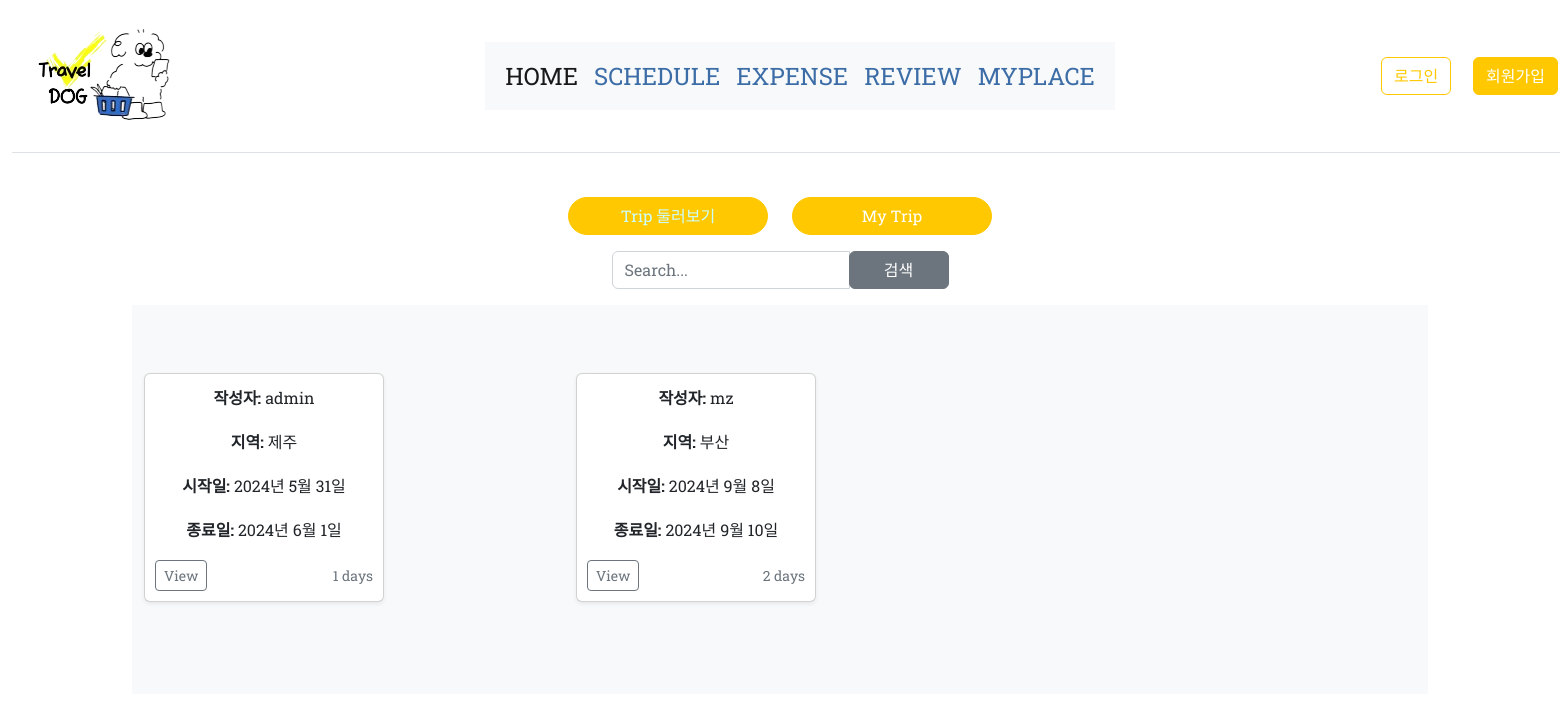
Before: /review/index/ with the older database file.
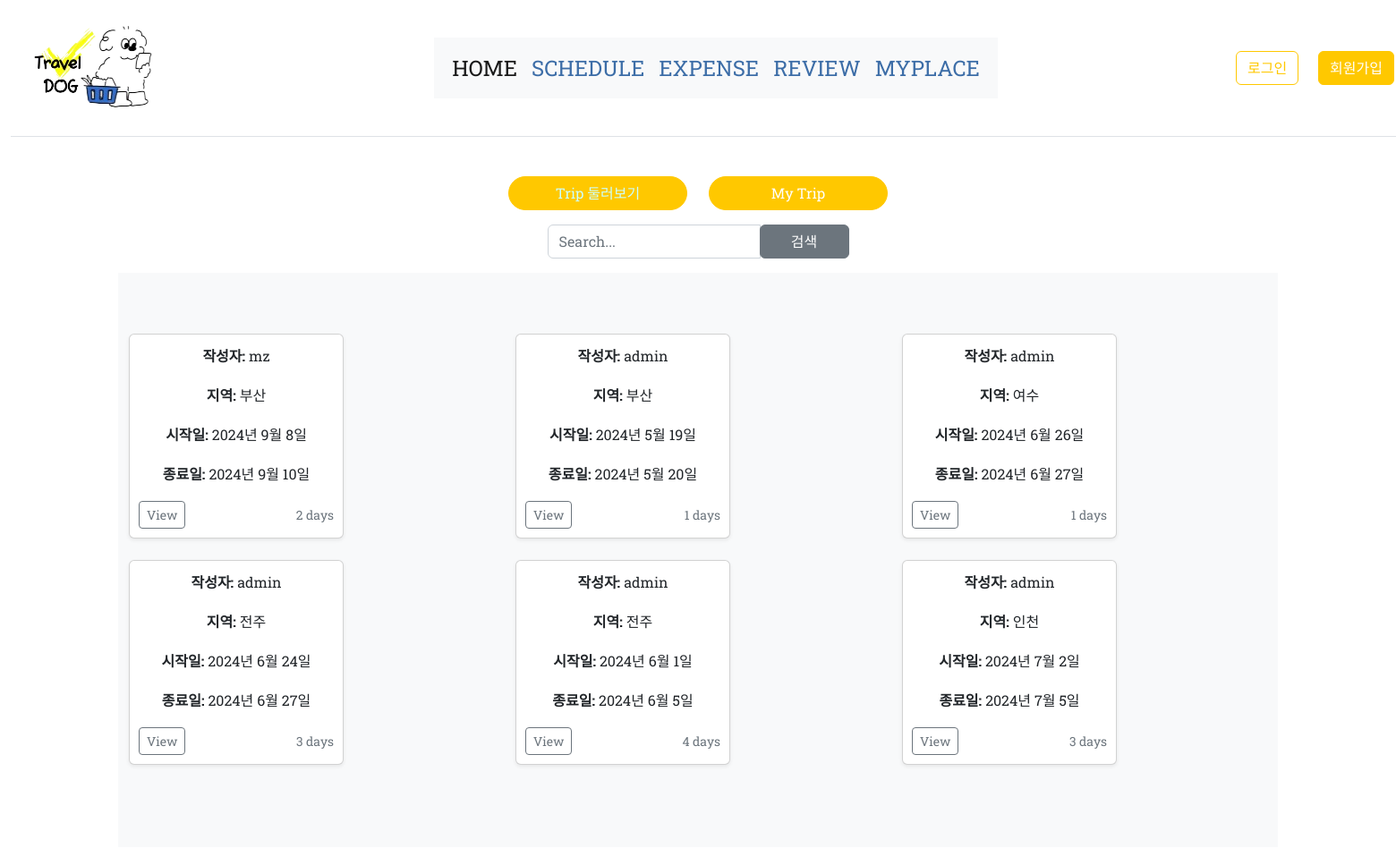
After: the same page with the newer database file.
### trips/models.py (models this page shows, shortened)
class Trip(models.Model):
    user = models.ForeignKey(User, on_delete=models.CASCADE)
    region = models.ForeignKey(Region, on_delete=models.CASCADE)
    start_date = models.DateField()
    end_date = models.DateField()
    def duration(self):
        return (self.end_date - self.start_date).days

class Region(models.Model):
    name = models.CharField(max_length=100)
    image = models.FileField(upload_to='symbol/', blank=True, null=True)
    def __str__(self):
        return self.name

### review/views.py (the view)
# urls.py: path("", views.index),
def index(request):
    userId = request.user.id
    query = request.GET.get('topic', '')
    print('쿼리:', query)
    trips = Trip.objects.all()
    imageList = {}  # {trip1: [imgurl1, imgurl2, ...], trip2: [imgurl1, imgurl2, ...], ...}
    for trip in trips:
        tripDetails = TripDetail.objects.filter(trip_id=trip.id)
        for detail in tripDetails:
            try:
                imgs = []
                border = Border.objects.get(trip_detail=detail)
                images = BorderImage.objects.filter(border_id=border.id)
                for img in images:
                    imgs.append(img.image.url)
                imageList[trip.id] = imgs
            except:
                imageList[trip.id] = []
    if query:
        tripdetails = TripDetail.objects.filter(context__icontains=f'#{query}')
        detailList = {}  # {tripId: [details]}
        for d in tripdetails:
            if d.trip.id not in detailList:
                detailList[d.trip.id] = []
            detailList[d.trip.id].append(d)
        content = {
            'detailList': detailList,
            'userId': userId,
            'topic': query,
            'imageList': imageList,
        }
        return render(request, 'review/index.html', content)
    else:
        content = {
            'trips': trips,
            'userId': userId,
            'imageList': imageList,
        }
        return render(request, 'review/index.html', content)

### template/review/index.html (shortened to what this page needs)
{% extends 'index.html' %}
{% load humanize %}
{% block content %}
<div>
    <form method="get">
        <div class="row mb-3 justify-content-center">
            <div class="col-auto">
                <button class="btn btn-primary rounded-pill px-3" type="button" style="width: 200px; color: rgb(204, 255, 255);"
                onclick="location.href='/review/index/'">Trip 둘러보기</button>
            </div>
            <div class="col-auto">
                <button class="btn btn-warning rounded-pill px-3" type="button" style="width: 200px;"
                onclick="location.href='/review/detail/{{userId}}/'">My Trip</button>
            </div>
        </div>
        <div class="row mb-3 justify-content-center">
            <div class="col-auto">
                <div class="input-group">
                    <input type="text" name="topic" class="form-control search-input" placeholder="Search...">
                    <div class="input-group-append">
                        <button type="submit" class="btn btn-secondary" style="width: 100px;">검색</button>
                    </div>
                </div>
            </div>
        </div>
    </form>
    {% if topic %}
    <div class="album py-5 bg-light">
        <div class="container">
            <div class="row">
                {% for tId, details in detailList.items %}
                {% for detail in details %}
                <div class="col-md-4">
                    <div class="card mb-4 shadow-sm" style="width: 15rem; height: auto;">
                        {% if tId in imageList %}
                        {% for tripId, image in imageList.items %}
                            {% for img in image %}
                                {% if tId == tripId and forloop.first %}
                                <img src="{{ img }}" class="card-img-top" style="width: 100%; height: 150px; object-fit: cover;" alt="{{ detail.destination.name }}">
                                {% endif %}
                            {% endfor %}
                        {% endfor %}
                        {% endif %}
                        <div class="card-body" style="padding: 10px;">
                            <p class="card-text"><strong>장소:</strong> {{ detail.destination.name }}</p>
                            <p class="card-text"><strong>비용:</strong> {{ detail.expense|floatformat:0|intcomma }}</p>
                            <p class="card-text"><strong>내용:</strong> {{ detail.context }}</p>
                            <div class="d-flex justify-content-between align-items-center">
                                <div class="btn-group">
                                    <button type="button" class="btn btn-sm btn-outline-secondary"
                                    onclick="location.href='/review/tripDetail/{{tId}}/'">View</button>
                                </div>
                            </div>
                        </div>
                    </div>
                </div>
                {% endfor %}
                {% endfor %}
            </div>
        </div>
    </div>
    {% elif trips %}
    <div class="album py-5 bg-light">
        <div class="container">
            <div class="row">
                {% for trip in trips %}
                <div class="col-md-4">
                    <div class="card mb-4 shadow-sm" style="width: 15rem; height: auto;">
                        <div class="card-body" style="padding: 10px;">
                            <p class="card-text"><strong>작성자:</strong> {{ trip.user }}</p>
                            <p class="card-text"><strong>지역:</strong> {{ trip.region }}</p>
                            <p class="card-text"><strong>시작일:</strong> {{ trip.start_date }}</p>
                            <p class="card-text"><strong>종료일:</strong> {{ trip.end_date }}</p>
                            <div class="d-flex justify-content-between align-items-center">
                                <div class="btn-group">
                                    <button type="button" class="btn btn-sm btn-outline-secondary"
                                    onclick="location.href='/review/tripDetail/{{trip.id}}/'">View</button>
                                </div>
                                <small class="text-muted">{{ trip.duration }} days</small>
                            </div>
                        </div>
                    </div>
                </div>
                {% endfor %}
            </div>
        </div>
    </div>
    {% else %}
    <p class="text-center">게시물이 없습니다.</p>
    {% endif %}
</div>
{% endblock %}

### template/index.html (shortened to what this page needs)
<!DOCTYPE html>
<html lang="en">
<head>
  <link rel="stylesheet" href="https://cdn.jsdelivr.net/npm/bootstrap@5.3.3/dist/css/bootstrap.min.css">
  {% load static %}
  <link rel="stylesheet" type="text/css" href="{% static 'css/styles.css' %}">
</head>
<body>
<div class="container-fluid" style="width: 100rem; height: auto;">
    <header class="d-flex flex-wrap align-items-center justify-content-between py-3 mb-4 border-bottom">
      <div class="col-md-3 mb-2 mb-md-0 header-logo">
        <a href="/" class="d-inline-flex link-body-emphasis text-decoration-none">
          <img src="/static/강아지-로고_최종.png" alt="로고">
        </a>
      </div>
      <nav class="navbar navbar-expand-lg navbar-light bg-light">
        <div class="container-fluid">
          <div class="collapse navbar-collapse" id="navbarResponsive">
            <ul class="navbar-nav ms-auto text-uppercase py-4 py-lg-0" style="font-size: 1.5rem;">
              <li class="nav-item"><a class="nav-link active" href="/home/">HoME</a></li>
              <li class="nav-item"><a class="nav-link" href="/trips/index/">SCHEDULE</a></li>
              <li class="nav-item"><a class="nav-link" href="/expense/">EXPENSE</a></li>
              <li class="nav-item"><a class="nav-link" href="/review/index/">REVIEW</a></li>
              <li class="nav-item"><a class="nav-link" href="/myplace/">MYPLACE</a></li>
            </ul>
          </div>
        </div>
      </nav>
      <div class="col-md-3 text-end header-buttons">
        {% if not user.is_active %}
        <button type="button" class="btn btn-outline-primary me-2" onclick="document.location.href='/account/login/'" id="login">로그인</button>
        <button type="button" class="btn btn-primary" onclick="document.location.href='/account/register/'" id="join">회원가입</button>
        {% endif %}
      </div>
    </header>
  </div>
  <div class="container">
    {% block content %}{% endblock %}
  </div>
</body>
</html>

### template/index.html (style rules this page uses)
.header-logo { padding-left: 20px; }
.header-buttons { padding-right: 20px; }
.header-logo img { margin: 10px 0; }
.header-buttons .btn { margin: 5px 10px; }
.navbar-light { background-color: white; }
.navbar-light .nav-link { color: #3C6DA7; }

Changed rows visible on the page:
removed Trip: user "admin", region "제주", start_date "2024년 5월 31일", end_date "2024년 6월 1일", duration "1"
added Trip: user "admin", region "부산", start_date "2024년 5월 19일", end_date "2024년 5월 20일", duration "1"
added Trip: user "admin", region "여수", start_date "2024년 6월 26일", end_date "2024년 6월 27일", duration "1"
added Trip: user "admin", region "전주", start_date "2024년 6월 24일", end_date "2024년 6월 27일", duration "3"
added Trip: user "admin", region "전주", start_date "2024년 6월 1일", end_date "2024년 6월 5일", duration "4"
added Trip: user "admin", region "인천", start_date "2024년 7월 2일", end_date "2024년 7월 5일", duration "3"
